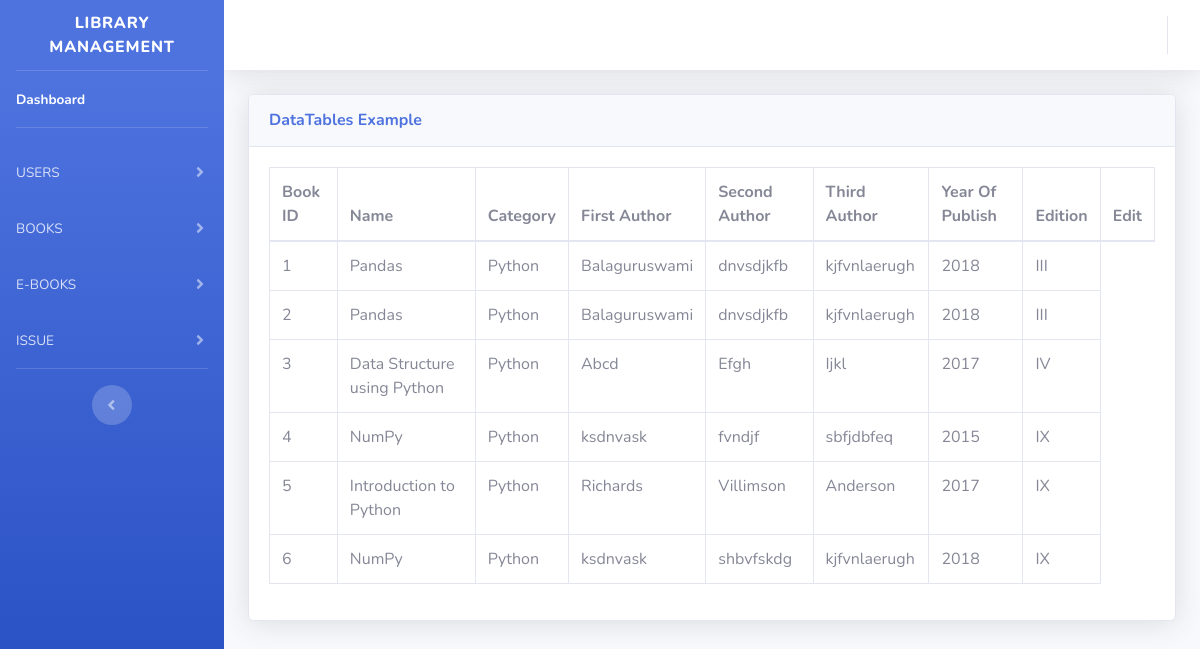
Page /templates/startbootstrap-sb-admin-2-gh-pages/admin_view Books.php (signed in) on the earlier database version.
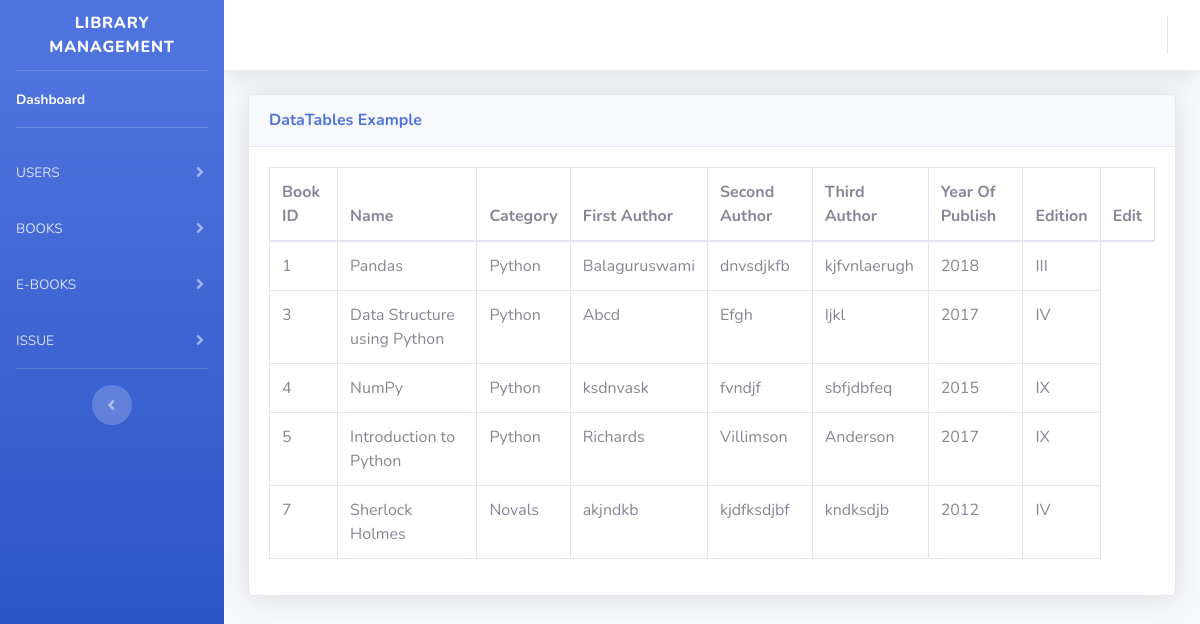
Same page on the later database version.
### tables this page shows
CREATE TABLE `book_table` (
  `book_id` int(10) NOT NULL,
  `category_id` int(10) NOT NULL,
  `book_title` varchar(40) NOT NULL,
  `book_author` varchar(40) NOT NULL,
  `second_author` varchar(40) NOT NULL,
  `third_author` varchar(40) NOT NULL,
  `year_of_publish` int(20) NOT NULL,
  `edition` varchar(20) NOT NULL,
  `isbn_no` int(20) NOT NULL,
  `book_status` varchar(20) NOT NULL
);

CREATE TABLE `book_category` (
  `category_id` int(10) NOT NULL,
  `category_name` varchar(40) NOT NULL,
  `status` varchar(20) NOT NULL
);

### templates/startbootstrap-sb-admin-2-gh-pages/admin_view Books.php (the view, shortened to what the changed rows need)
<?php
$con=mysqli_connect("localhost","root","","library_management")or die("Couldn't connect to server");
?>
<!DOCTYPE html>
<html lang="en">
<head>
    <link href="vendor/fontawesome-free/css/all.min.css" rel="stylesheet" type="text/css">
    <link href="css/sb-admin-2.min.css" rel="stylesheet">
</head>
<body id="page-top">
    <div id="wrapper">
        <div id="content-wrapper" class="d-flex flex-column">
            <div id="content">
                <div class="container-fluid">
                    <div class="card shadow mb-4">
                        <div class="card-body">
                            <div class="table-responsive">
                                <table class="table table-bordered" id="dataTable" width="100%" cellspacing="0">
                                    <thead>
                                        <tr>
                                            <th>Book ID</th>
                                            <th>Name</th>
                                            <th>Category</th>
                                            <th>First Author</th>
                                            <th>Second Author</th>
                                            <th>Third Author</th>
                                            <th>Year Of Publish </th>
                                            <th>Edition</th>
                                            <th>Edit </th>
                                        </tr>
                                    </thead>
                            <?php
                            $sql = "SELECT b.book_id, b.category_id, b.book_title, b.book_author, b.second_author,
                                    b.third_author,b.year_of_publish, b.edition, b.book_status, c.category_name
                                    FROM book_table b,book_category c WHERE b.category_id = c.category_id";
                $result=mysqli_query($con,$sql);
                while($row = mysqli_fetch_array($result))
                {
                            ?>
                                        <tr>
                                            <?php
                                            echo "<td>" .$row["book_id"] ."</td>";
                                            echo "<td>" .$row["book_title"] ."</td>";
                                            echo "<td>" .$row["category_name"]. "</td>";
                                            echo "<td>" .$row["book_author"] ."</td>";
                                            echo "<td>" .$row["second_author"] ."</td>";
                                            echo "<td>" .$row["third_author"] ."</td>";
                                            echo "<td>" .$row["year_of_publish"] ."</td>";
                                            echo "<td>" .$row["edition"] ."</td>";
                                            ?>
                                        </tr>
                        <?php
                }
                ?>
                                </table>
                            </div>
                        </div>
                    </div>
                </div>
            </div>
        </div>
    </div>
</body>
</html>

Differences in the rows shown:
removed book_table: book_id "2", book_title "Pandas", category.category_name "Python", book_author "Balaguruswami", second_author "dnvsdjkfb", third_author "kjfvnlaerugh", year_of_publish "2018", edition "III"
removed book_table: book_id "6", book_title "NumPy", category.category_name "Python", book_author "ksdnvask", second_author "shbvfskdg", third_author "kjfvnlaerugh", year_of_publish "2018", edition "IX"
added book_table: book_id "7", book_title "Sherlock Holmes", category.category_name "Novals", book_author "akjndkb", second_author "kjdfksdjbf", third_author "kndksdjb", year_of_publish "2012", edition "IV"
